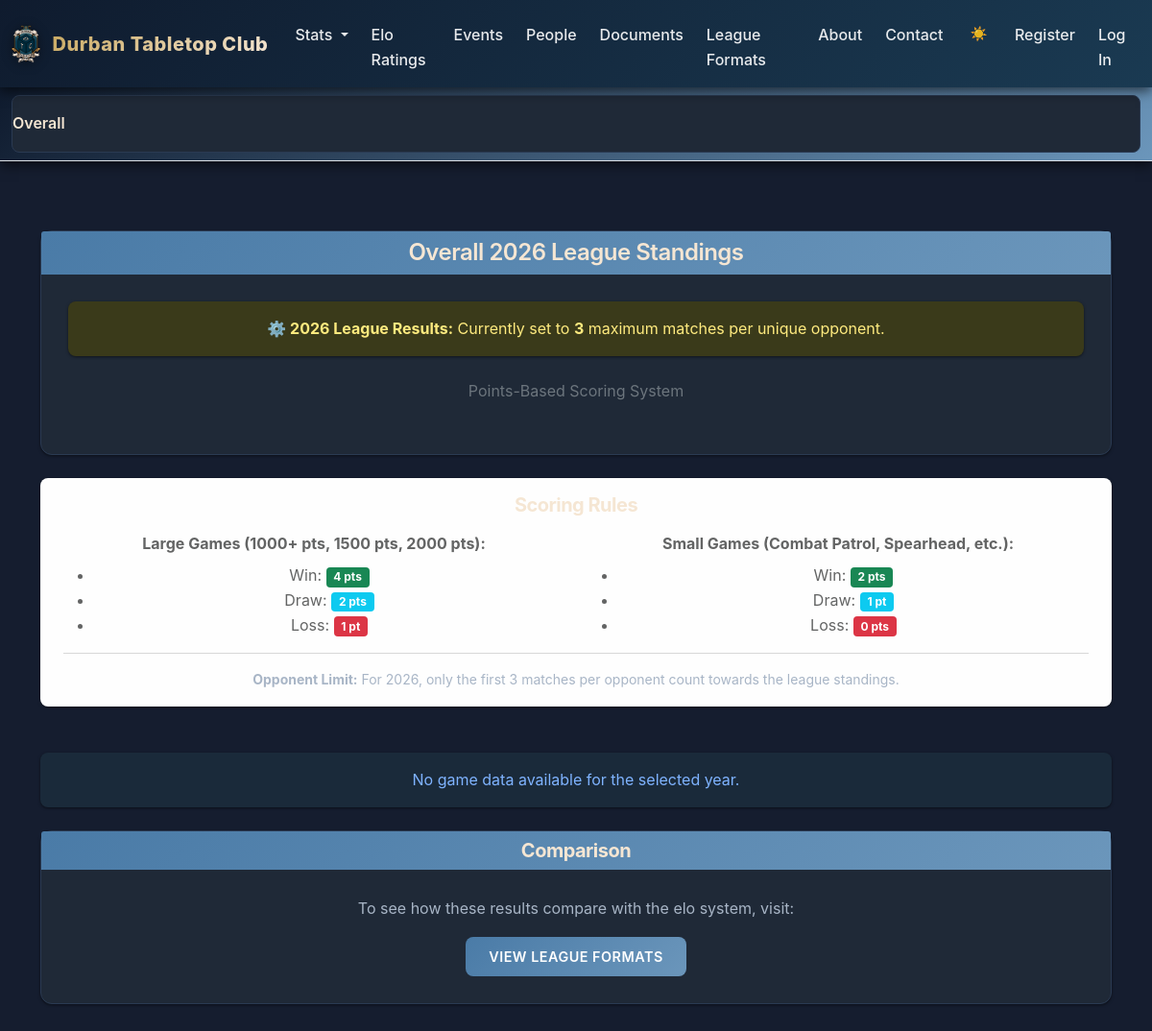
The app's page /overall, older data.
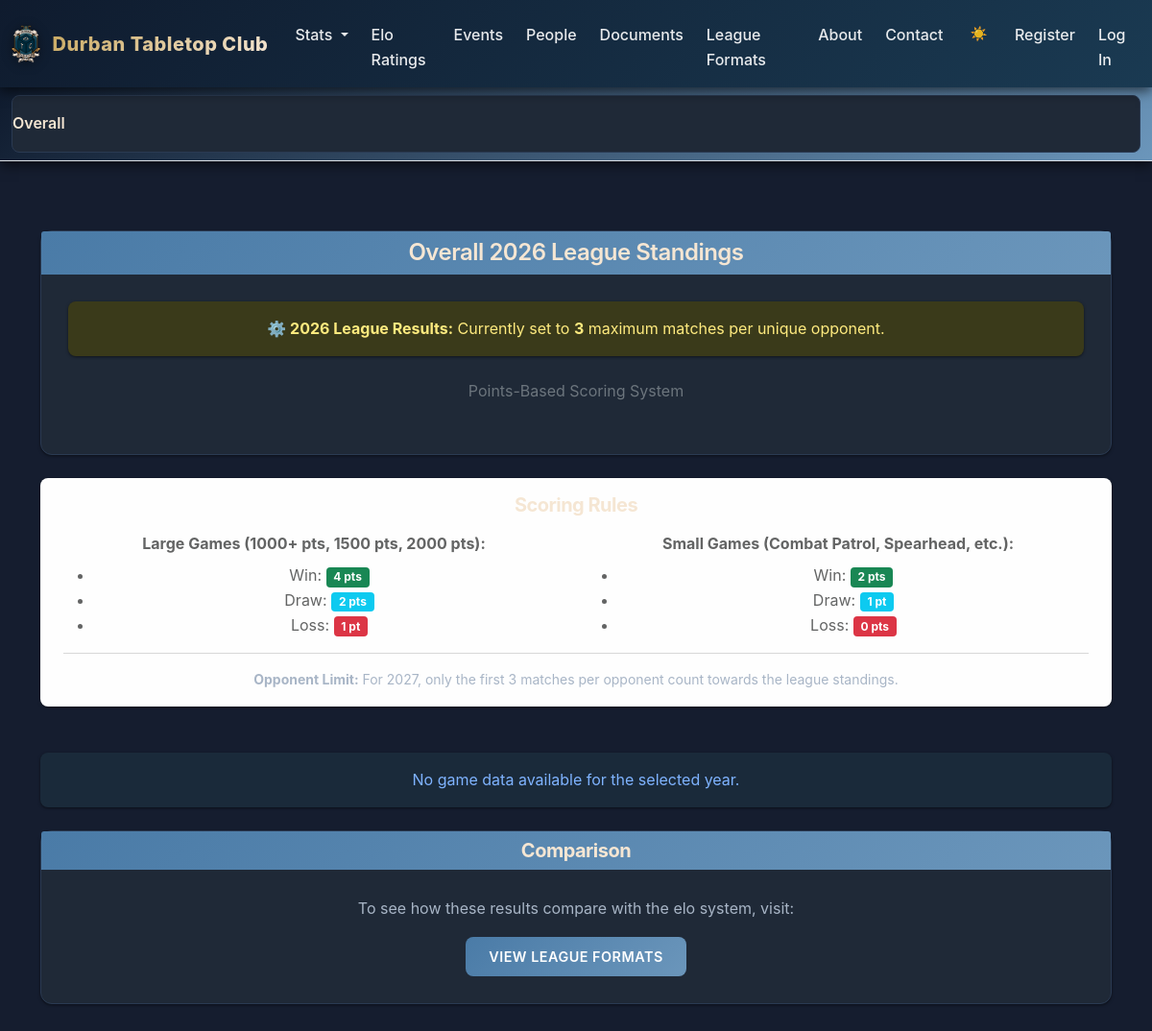
The same page, newer data.
### tables this page shows
CREATE TABLE seasons (
    season_id          INTEGER PRIMARY KEY,
    name               TEXT NOT NULL,           -- e.g., "2026 League"
    year               INTEGER NOT NULL,
    start_date         TEXT NOT NULL,           -- ISO date
    end_date           TEXT NOT NULL,
    status             TEXT NOT NULL DEFAULT 'active'  -- 'active', 'archived'
);

### routes/stats.py (the view, shortened to what this page needs)
@stats_bp.route("/overall", methods=["GET", "POST"])
def overall():
    year = CURRENT_YEAR()
    try:
        with sqlite3.connect('GPTLeague.db') as connection:
            connection.row_factory = sqlite3.Row
            cursor = connection.cursor()
            try:
                cursor.execute("SELECT setting_key FROM league_settings LIMIT 1")
            except:
                cursor.execute("DROP TABLE IF EXISTS league_settings")
            cursor.execute("""
                CREATE TABLE IF NOT EXISTS league_settings (
                    setting_id INTEGER PRIMARY KEY AUTOINCREMENT,
                    season_id INTEGER,
                    setting_key TEXT NOT NULL,
                    setting_value TEXT NOT NULL,
                    description TEXT,
                    updated_at TIMESTAMP DEFAULT CURRENT_TIMESTAMP,
                    UNIQUE(season_id, setting_key),
                    FOREIGN KEY(season_id) REFERENCES seasons(season_id)
                )
            """)
            if request.method == "POST":
                selected_year = request.form.get("year")
                if selected_year and selected_year != 'All':
                    selected_year = int(selected_year)
                else:
                    selected_year = year
            else:
                selected_year = year
            if selected_year != 'All':
                start_date, end_date = season(selected_year)
            else:
                start_date = '0000-01-01'
                end_date = cursor.execute("SELECT DATE('now')").fetchone()[0]
            season_row = cursor.execute("SELECT season_id FROM seasons WHERE year = ?", (selected_year,)).fetchone()
            opponent_limit = 3  # default
            if season_row:
                setting_row = cursor.execute("""
                    SELECT setting_value FROM league_settings
                    WHERE season_id = ? AND setting_key = 'opponent_limit'
                """, (season_row["season_id"],)).fetchone()
                if setting_row:
                    opponent_limit = int(setting_row["setting_value"])
            selected_season = cursor.execute(
                "SELECT season_id FROM seasons WHERE year = ?",
                (selected_year,)
            ).fetchone()
            season_id = selected_season["season_id"] if selected_season else None
            if season_id:
                games = cursor.execute("""
                    SELECT
                        g.game_id,
                        g.played_on,
                        g.points_band,
                        g.system_id,
                        s.system_name,
                        gp1.player_id AS p1_id,
                        u1.user_name AS p1_name,
                        u1.full_name AS p1_full_name,
                        gp1.result AS p1_result,
                        gp2.player_id AS p2_id,
                        u2.user_name AS p2_name,
                        u2.full_name AS p2_full_name,
                        gp2.result AS p2_result
                    FROM games g
                    JOIN game_participants gp1 ON g.game_id = gp1.game_id
                    JOIN game_participants gp2 ON g.game_id = gp2.game_id
                    JOIN users u1 ON gp1.player_id = u1.user_id
                    JOIN users u2 ON gp2.player_id = u2.user_id
                    JOIN systems s ON g.system_id = s.system_id
                    LEFT JOIN seasons se ON g.season_id = se.season_id
                    WHERE g.played_on BETWEEN ? AND ?
                    AND gp1.player_id < gp2.player_id
                    ORDER BY s.system_name, g.played_on
                """, (start_date, end_date)).fetchall()
            else:
                games = []
            club_members = set()
            if season_id:
                member_rows = cursor.execute("""
                    SELECT user_id FROM club_memberships WHERE season_id = ? AND is_member = 1
                """, (season_id,)).fetchall()
                club_members = {row["user_id"] for row in member_rows}
            systems_leaderboards = {}
            for system_name in systems_leaderboards:
                players_list = list(systems_leaderboards[system_name]["players"].items())
                players_list = [(pid, pdata) for pid, pdata in players_list if pid in club_members]
                players_list.sort(key=lambda x: x[1]["points"], reverse=True)
                systems_leaderboards[system_name]["ranked"] = players_list
            years_seasons = all_seasons()
            return render_template(
                "overall.html",
                systems_leaderboards=systems_leaderboards,
                years=years_seasons,
                selected_year=selected_year,
                opponent_limit=opponent_limit,
                CURRENT_YEAR=year
            )
    except Exception as e:
        logger.error(f"Error in league results: {str(e)}")
        flash("An error occurred loading Option A results", "warning")
        return redirect("/")

### helpers.py (called while the page is built)
def CURRENT_YEAR():
    try:
        with sqlite3.connect('GPTLeague.db') as connection:
            cursor = connection.cursor()
            year = cursor.execute("SELECT year FROM seasons ORDER BY year DESC LIMIT 1").fetchone()
            return year[0] if year else None
    except Exception as e:
        logger.error(f"Database error in CURRENT_YEAR: {str(e)}")
        return None

def season(year):
    try:
        with sqlite3.connect('GPTLeague.db') as connection:
            cursor = connection.cursor()
            season = cursor.execute("SELECT season_id,start_date,end_date FROM seasons WHERE year = ?", (year,)).fetchone()
            if season:
                start = season[1]
                end = season[2]
                return (start,end)
            else:
                return None
    except Exception as e:
        logger.error(f"Database error in season: {str(e)}")
        return None

### server.py (called while the page is built)
def inject_systems():
    with sqlite3.connect("GPTLeague.db") as conn:
        conn.row_factory = sqlite3.Row
        cursor = conn.cursor()
        systems_list = cursor.execute("SELECT system_id, system_name FROM systems").fetchall()
    return dict(systems=systems_list)

### templates/overall.html (shortened to what the changed rows need)
{% extends "layout.html" %}
{% block main %}
<div class="container mt-4">
    <div class="row mb-4">
        <div class="col-12">
            <div class="alert alert-light">
                <h5 class="mb-3">Scoring Rules</h5>
                <div class="row">
                    <div class="col-md-6">
                    </div>
                    <div class="col-md-6">
                    </div>
                </div>
                <hr class="my-3">
                <p class="mb-0 small">
                    <strong>Opponent Limit:</strong>
                    For {{ selected_year }}, only the first {{ opponent_limit }} matches per opponent count towards the league standings.
                </p>
            </div>
        </div>
    </div>
</div>
{% endblock %}

Row changes from the older to the newer data that the page shows:
no longer on this page (row unchanged): seasons: year "2026"
added seasons: year "2027"
